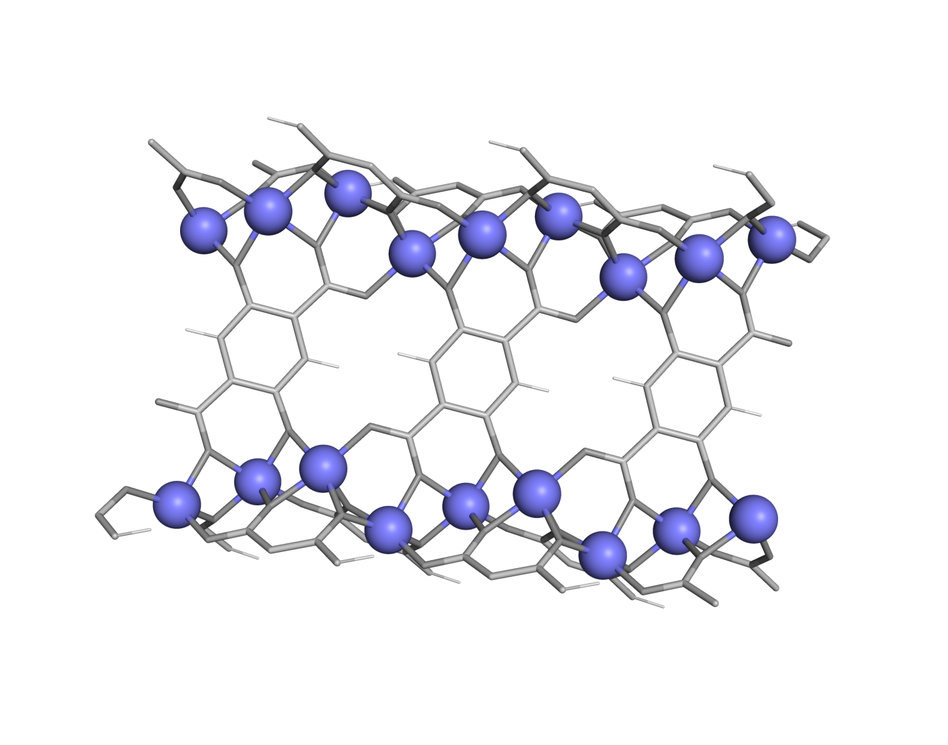
#> input picture figures/renders/oer_champion_CoMOF74_framework_overview.png, 948 x 745 px, shrunk from 1400 x 1100 before the run, found by its file name
$ python compose_fig11_representative_structures.py
#> lines starting #> are read from the running program, lines starting #| are printed output that depends on the picture; after the words box and inside, x2 and y2 are one past the last pixel; in counts of white or black regions, pixels touching at a corner belong together
#!/usr/bin/env python3
# -*- coding: utf-8 -*-
"""
Composes Figure 11 (Representative Structural Snapshots) from the PyMOL
renders in figures/renders/ into a single publication-style multi-panel
PNG/PDF, matching the font/style conventions of the project's other figures.
Does not re-render anything; purely a matplotlib layout step.
"""

from pathlib import Path
import numpy as np
import matplotlib.pyplot as plt
import matplotlib as mpl
import matplotlib.image as mpimg


def autocrop_white(img, pad=15, white_thresh=0.98):
    """Trims uniform near-white margins from a ray-traced PNG (RGB/RGBA
    float array) so the molecule fills more of its panel, with a small
    pixel pad kept around the detected content bounding box."""
#> called with pad = 15, white_thresh = 0.98
    rgb = img[:, :, :3]
    mask = (rgb < white_thresh).any(axis=2)
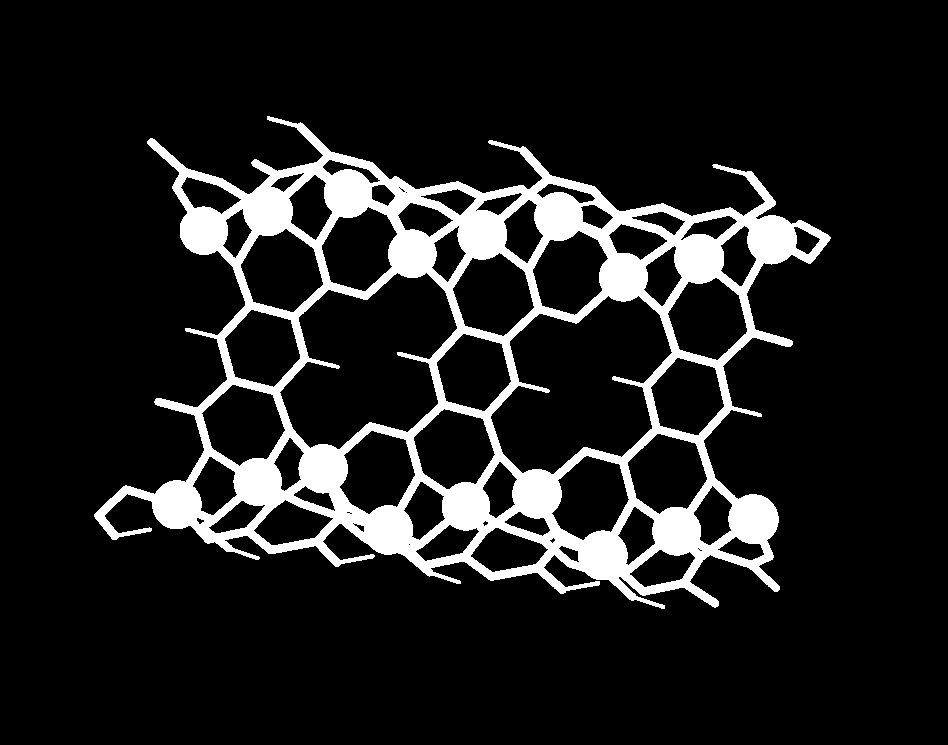
#> mask: shape (745, 948) bool; 11.8% white; 1 white region, box (x1, y1, x2, y2) and area: (94, 116, 831, 609) 83413
    if not mask.any():
        return img
    rows = np.where(mask.any(axis=1))[0]
#> rows = 493 values from 116 to 608
    cols = np.where(mask.any(axis=0))[0]
#> cols = 737 values from 94 to 830
    r0, r1 = max(rows[0] - pad, 0), min(rows[-1] + pad, img.shape[0] - 1)
#> r0 = 101; r1 = 623
    c0, c1 = max(cols[0] - pad, 0), min(cols[-1] + pad, img.shape[1] - 1)
#> c0 = 79; c1 = 845
    return img[r0:r1 + 1, c0:c1 + 1]
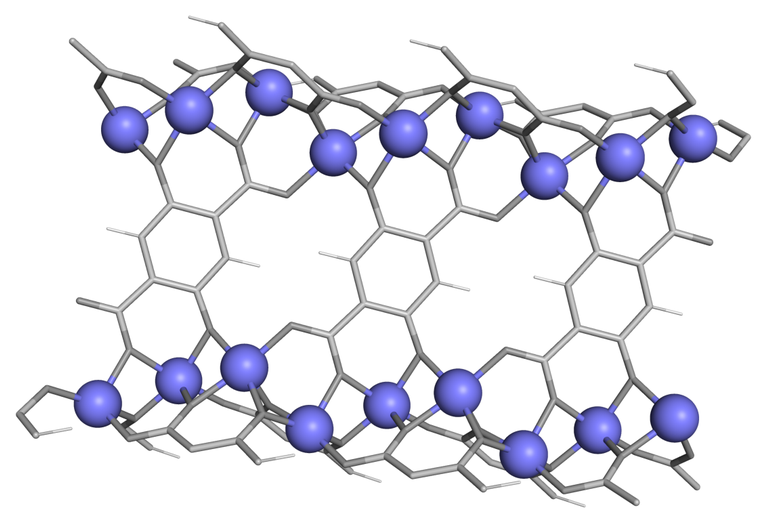
#> returned value: shape (523, 767, 4) float32; mean of channels 0, 1, 2, 3 0.897, 0.897, 0.927, 1; drawn as R, G, B

BASE_DIR = Path("/home/luiz/SIMULACOES/her-oer-co2rr-mofs")
RENDER_DIR = BASE_DIR / "figures" / "renders"
FIG_DIR = BASE_DIR / "figures"

mpl.rcParams.update({
    # dvipng (needed for text.usetex) isn't available in this environment;
    # matplotlib's built-in mathtext renders the same $...$ math fine without it.
    "text.usetex": False,
    "font.family": "serif",
    "font.serif": ["Times", "Times New Roman", "DejaVu Serif"],
    "mathtext.fontset": "stix",
    "font.size": 10,
})

fig = plt.figure(figsize=(12.0, 14.0))
gs = fig.add_gridspec(4, 3, height_ratios=[1, 1, 1, 0.07], hspace=0.35, wspace=0.08)

panels = [
    ("oer_champion_CoMOF74_framework_overview.png", "(a) OER: Co-MOF-74 channel"),
    ("her_champion_CuMOF74_framework_overview.png", "(b) HER: Cu-MOF-74 channel"),
    ("co2rr_champion_qmofdc7e5a3_framework_overview.png", "(c) CO$_2$RR champion channel"),
    ("oer_champion_CoMOF74_active_site.png", r"(d) OER site: $*$OH/Co"),
    ("her_champion_CuMOF74_active_site.png", r"(e) HER site: $*$H/Cu"),
    ("co2rr_champion_qmofdc7e5a3_active_site.png", r"(f) CO$_2$RR site: $*$COOH/Co"),
]

for idx, (fname, caption) in enumerate(panels):
    row, col = divmod(idx, 3)
    ax = fig.add_subplot(gs[row, col])
    img = autocrop_white(mpimg.imread(str(RENDER_DIR / fname)))
    ax.imshow(img)
    ax.axis("off")
    ax.set_title(caption, fontsize=9.5, pad=4)
#> pass 2 of the loop `for idx, (fname, caption) in enumerate(panels):`:
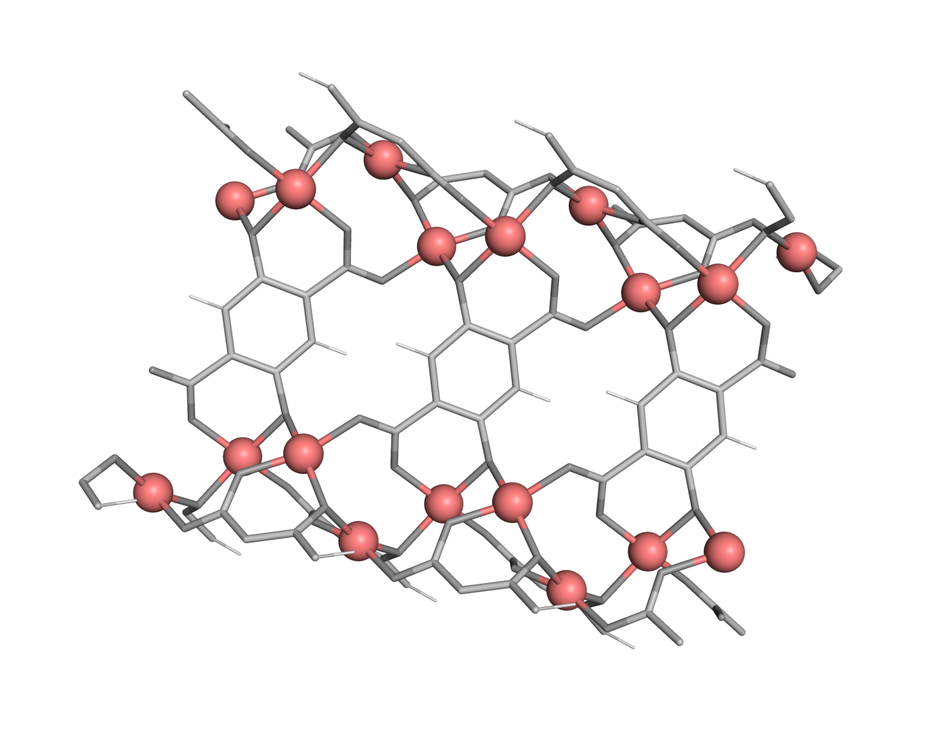
#> input picture figures/renders/her_champion_CuMOF74_framework_overview.png, 948 x 745 px, shrunk from 1400 x 1100 before the run, found by its file name
#> in autocrop_white (call 2), `mask = (rgb < white_thresh).any(axis=2)`:
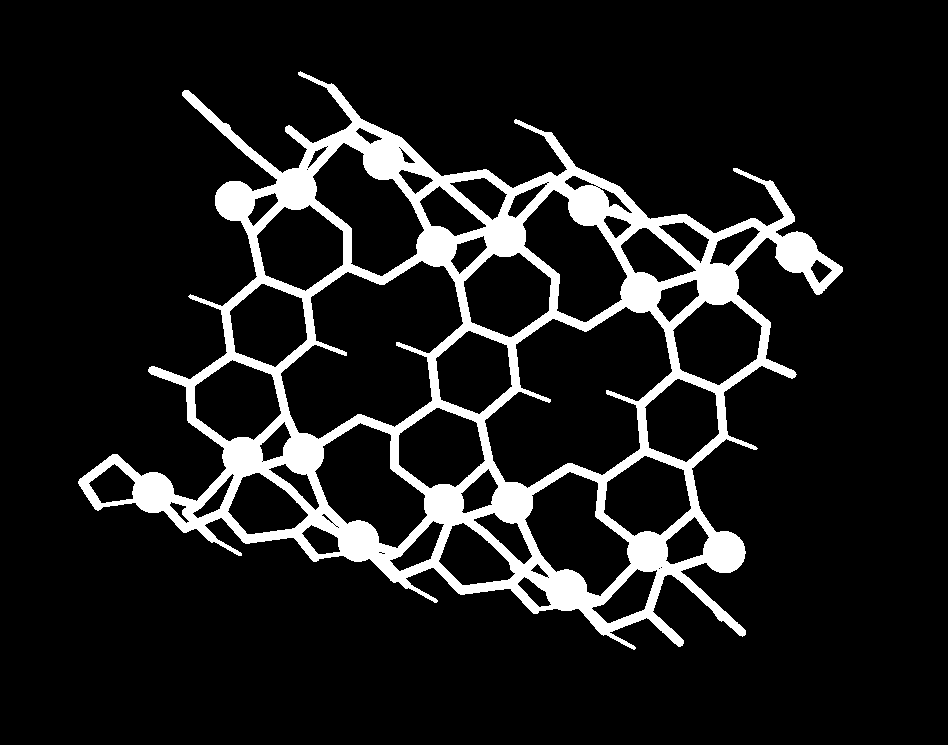
#> mask: shape (745, 948) bool; 11% white; 1 white region, box (x1, y1, x2, y2) and area: (78, 71, 843, 650) 77683
#> rows = 579 values from 71 to 649
#> cols = 765 values from 78 to 842
#> r0 = 56; r1 = 664
#> c0 = 63; c1 = 857
#> in autocrop_white (call 2), `return img[r0:r1 + 1, c0:c1 + 1]`:
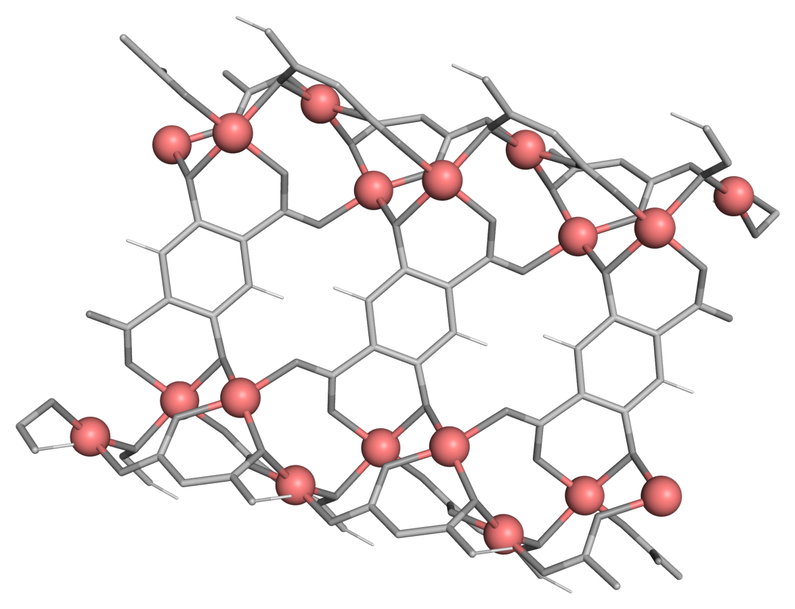
#> returned value: shape (609, 795, 4) float32; mean of channels 0, 1, 2, 3 0.942, 0.923, 0.923, 1; drawn as R, G, B
#> pass 3 of the loop `for idx, (fname, caption) in enumerate(panels):`:
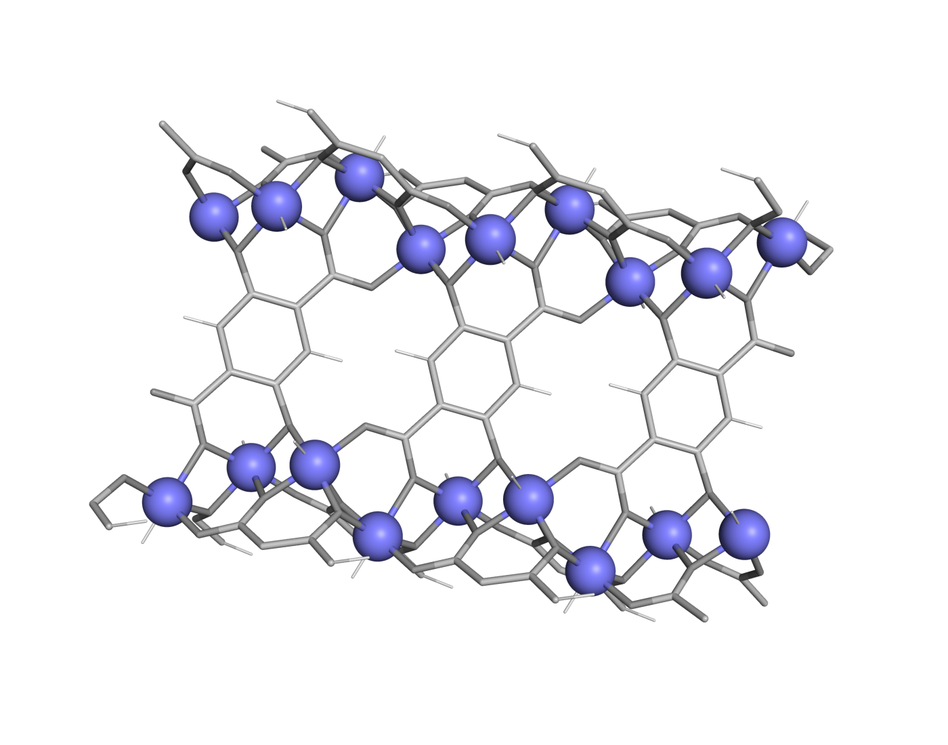
#> input picture figures/renders/co2rr_champion_qmofdc7e5a3_framework_overview.png, 948 x 745 px, shrunk from 1400 x 1100 before the run, found by its file name
#> in autocrop_white (call 3), `mask = (rgb < white_thresh).any(axis=2)`:
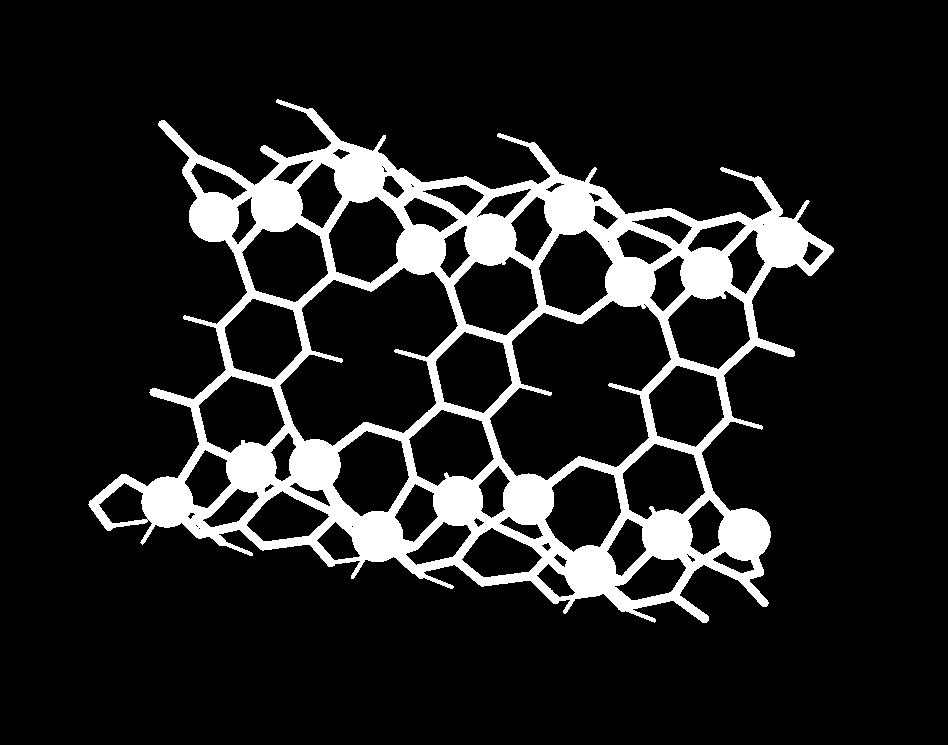
#> mask: shape (745, 948) bool; 12.6% white; 1 white region, box (x1, y1, x2, y2) and area: (88, 99, 834, 623) 89099
#> rows = 524 values from 99 to 622
#> cols = 746 values from 88 to 833
#> r0 = 84; r1 = 637
#> c0 = 73; c1 = 848
#> in autocrop_white (call 3), `return img[r0:r1 + 1, c0:c1 + 1]`:
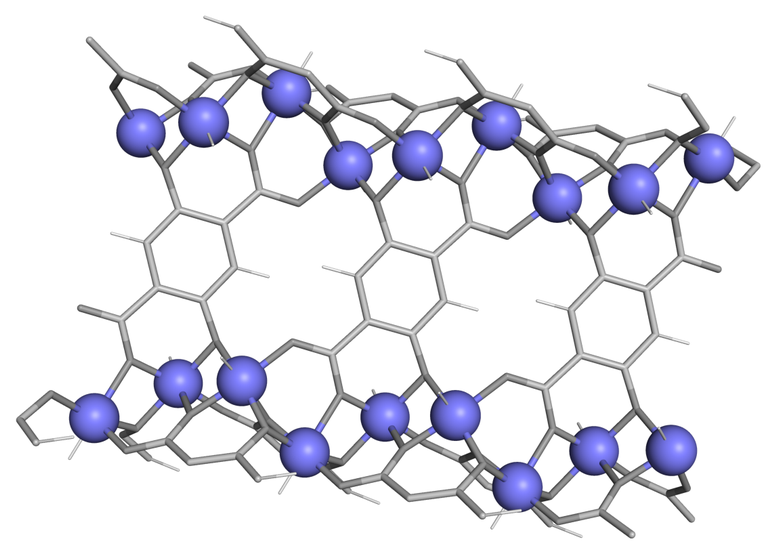
#> returned value: shape (554, 776, 4) float32; mean of channels 0, 1, 2, 3 0.897, 0.897, 0.927, 1; drawn as R, G, B
#> the loop made 6 passes; the first 3 are shown

ax_g = fig.add_subplot(gs[2, 1])
#> (the run stopped early here; a loop or call above may not have finished)
